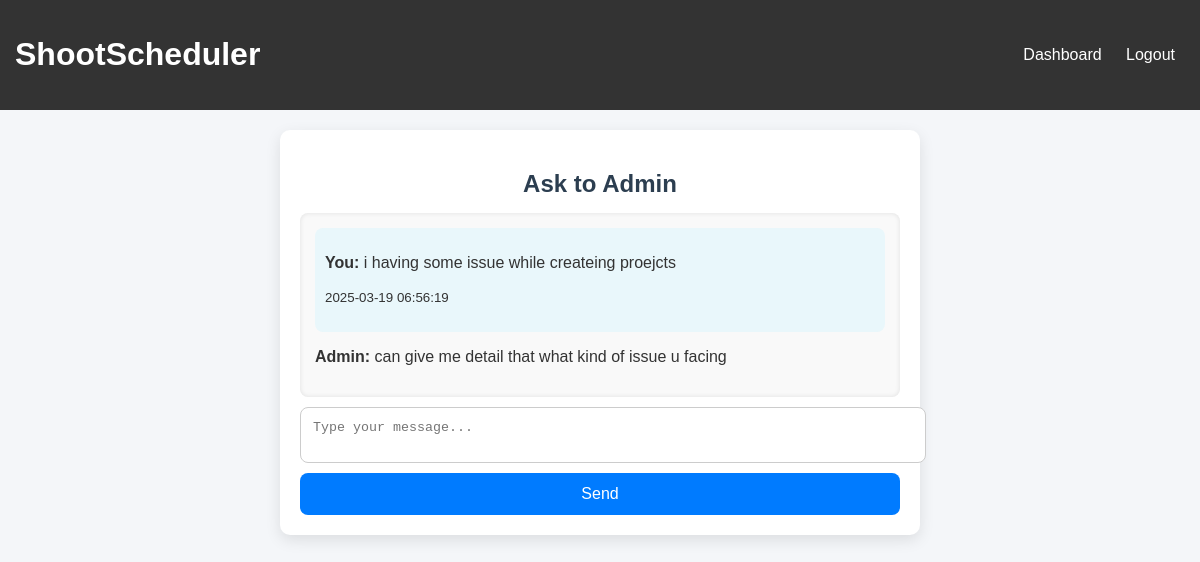
The app's page /pages/user-message.php (signed in) with its own data.
### tables this page shows
CREATE TABLE `messages` (
  `id` int NOT NULL,
  `user_id` int NOT NULL,
  `message` text NOT NULL,
  `admin_reply` text,
  `created_at` timestamp NOT NULL DEFAULT CURRENT_TIMESTAMP
);

### pages/user-message.php (the view, shortened to what this page needs)
<?php
require_once '../server/connection.php';
$user_id = $_SESSION['user_id'];
$stmt = $conn->prepare("SELECT message, admin_reply, created_at FROM messages WHERE user_id = ? ORDER BY created_at ASC");
$stmt->bind_param("i", $user_id);
$stmt->execute();
$messages = $stmt->get_result()->fetch_all(MYSQLI_ASSOC);
?>
<!DOCTYPE html>
<html lang="en">
<head>
    <link rel="stylesheet" href="../css/chat.css">
</head>
<body>
<header>
    <h1>ShootScheduler</h1>
    <nav>
        <a href="dashboard.php">Dashboard</a>
        <a href="../server/logout.php">Logout</a>
    </nav>
</header>
<div class="chat-container">
    <h2>Ask to Admin</h2>
    <div class="chat-box">
        <?php foreach ($messages as $msg): ?>
            <div class="user-message">
                <p><strong>You:</strong> <?= htmlspecialchars($msg['message']) ?></p>
                <p><small><?= $msg['created_at'] ?></small></p>
            </div>
            <?php if (!empty($msg['admin_reply'])): ?>
                <div class="admin-message">
                    <p><strong>Admin:</strong> <?= htmlspecialchars($msg['admin_reply']) ?></p>
                </div>
            <?php endif; ?>
        <?php endforeach; ?>
    </div>
    <form action="" method="POST">
        <textarea name="message" placeholder="Type your message..." required></textarea>
        <button type="submit">Send</button>
    </form>
</div>
</body>
</html>

### css/chat.css (style rules this page uses)
body { font-family: 'Poppins', sans-serif; margin: 0; padding: 0; background-color: #f4f6f9; color: #333; }
header { background: #333; color: white; padding: 15px; display: flex; justify-content: space-between; align-items: center; }
nav a { color: white; text-decoration: none; margin: 0 10px; }
.chat-container { width: 50%; margin: 20px auto; padding: 20px; border-radius: 10px; background: white; box-shadow: 0px 5px 15px rgba(0, 0, 0, 0.1); }
h2 { text-align: center; color: #2c3e50; margin-bottom: 15px; }
.chat-box { max-height: 400px; overflow-y: auto; margin-bottom: 10px; border-radius: 8px; padding: 15px; background: #f9f9f9; box-shadow: inset 0px 0px 5px rgba(0, 0, 0, 0.1); }
.user-message { background: #e9f7fb; padding: 10px; border-radius: 8px; margin-bottom: 10px; position: relative; }
form { display: flex; flex-direction: column; gap: 10px; }
textarea { width: 100%; padding: 12px; border-radius: 8px; border: 1px solid #ccc; resize: none; }
button { padding: 12px; border: none; background-color: #007bff; color: white; border-radius: 8px; cursor: pointer; font-size: 16px; transition: 0.3s; }

### records on screen
messages: message "i having some issue while createing proejcts", created_at "2025-03-19 06:56:19", admin_reply "can give me detail that what kind of issue u facing"
